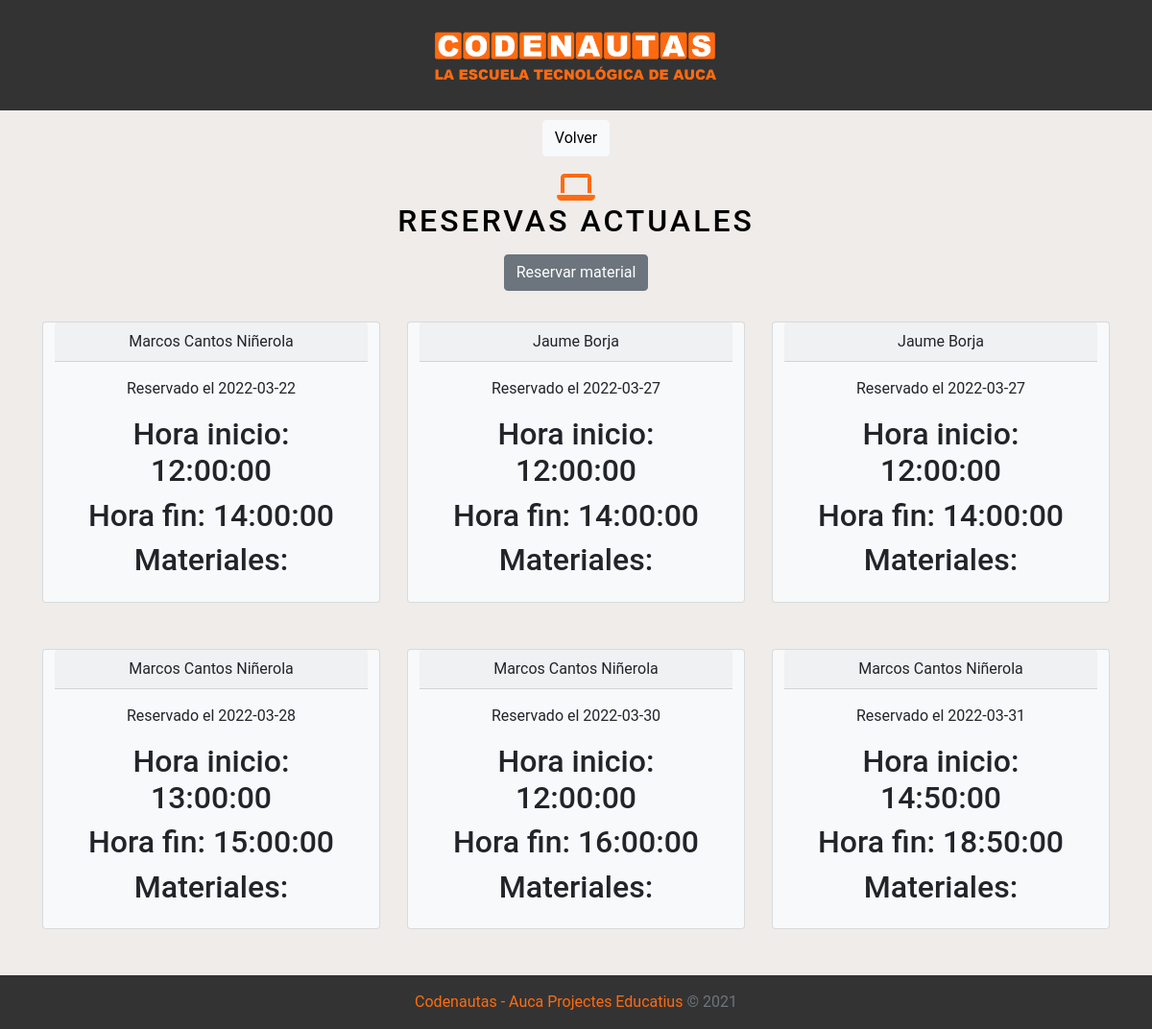
/reservas.php (signed in), run on the app's committed database.
### tables this page shows
CREATE TABLE `usuarios` (
  `id` int(11) NOT NULL,
  `nombre` varchar(200) NOT NULL,
  `apellidos` varchar(400) NOT NULL,
  `email` varchar(200) NOT NULL,
  `password` varchar(400) NOT NULL,
  `rol` varchar(20) NOT NULL
);

### reservas.php (the view, shortened to what this page needs)
<?php
        require 'database.php';
        $fecha_inicio = array();
        $hora_inicio = array();
        $hora_fin = array();
        $id_user = array();
        $select = "SELECT * FROM reservas";
        $query = $conn->query($select);
        $count = $query->rowCount();
        if ($count != 0)
        {
            foreach ($query as $row)
            {
                array_push($fecha_inicio, $row['fecha_inicio']);
                array_push($hora_inicio, $row['hora_inicio']);
                array_push($hora_fin, $row['hora_fin']);
                array_push($id_user, $row['id_user']);
            }
        }
?>
    <!DOCTYPE html>
    <html>
    <head>
        <link href="https://cdn.jsdelivr.net/npm/bootstrap@5.0.2/dist/css/bootstrap.min.css" rel="stylesheet">
        <link rel="stylesheet" type="text/css" href="assets/css/estilo.css">
        <link rel="stylesheet" type="text/css" href="assets/css/avatar.css">
    </head>
    <body id="body-reservas" style="background-color: #efecea; background-size: cover;">
        <?php require('vista/header.php'); ?>
            <div>
                <button type="button" class="btn btn-light" onclick="volver(event)">Volver</button>
            </div>
        <div id="top-reservas">
            <i class="fas fa-solid fa-laptop"></i>
            <h2>Reservas actuales</h2>
            <button type="button" class="btn btn-secondary" onclick="window.location='reservar.php'">Reservar material</button>
        </div>
        <div class="container">
            <div class="row row-cols-1 row-cols-sm-1 row-cols-md-2 row-cols-lg-3">
                <?php
                    for($i = 0; $i < $count; $i++)
                    {
                        $select = "SELECT * FROM usuarios WHERE id = '$id_user[$i]'" ;
                        $query = $conn->query($select);
                        $count2 = $query->rowCount();
                        if($count2 != 0)
                        {
                            foreach ($query as $row)
                            {
                                $nombre = $row['nombre'];
                                $apellidos = $row['apellidos'];
                            }
                            echo "<div class='card text-dark bg-light mb-5 col mx-auto' style='max-width: 22rem;'>";
                                echo "<div class='card-header'>"; echo $nombre." ".$apellidos; echo "</div>";
                                echo "<div class='card-body' id='reserva".$i."'>";
                                    echo "<p class='card-text'>Reservado el "; echo $fecha_inicio[$i]; echo "</p>";
                                    echo "<h5 class='card-title'>Hora inicio: "; echo $hora_inicio[$i]; echo "</h5>";
                                    echo "<h5 class='card-title'>Hora fin: "; echo $hora_fin[$i]; echo "</h5>";
                                    echo "<h5 class='card-title'>Materiales: </h5>";
                                echo "</div>";
                            echo "</div>";
                        }
                    }
                ?>
            </div>
        </div>
        <footer class="page-footer font-small" id="footer-general">
            <div class="container text-center py-3">
            <span class="text-muted"><a href="https://auca.es/" style="">Codenautas - Auca Projectes Educatius</a> © 2021</span>
            </div>
        </footer>
    </body>
    </html>

### vista/header.php (shortened to what this page needs)
<head>
</head>
<body>
	<header>
		<img src="imagenes/codenautas.png" alt="codenautas">
	</header>
</body>

### assets/css/estilo.css (style rules this page uses)
body { margin: 0; padding: 0; font-family: 'Roboto', sans-serif; text-align: center; }
header { padding: 20px; margin-bottom: 10px; width: 100%; text-align: center; background-color: #333; }
header img { width: 20rem; height: auto; }
#footer-general { background-color: #333; width: 100%; }
#footer-general a { text-decoration: none; color: #ff6b10; }
footer a { text-decoration: none; color: #333; }
a { text-decoration: none; color: #ff6b10; }
#top-reservas i { margin-top: 1rem; font-size: 2rem; color: #ff6b10; }
#top-reservas h2 { margin-top: 0; margin-bottom: 1rem; color: black; font-size: 2rem; text-transform: uppercase; letter-spacing: 3px; }
#top-reservas button { margin-bottom: 2rem; }
.card-title { font-size: 2rem; }

### data on the page
usuarios: nombre "Marcos", apellidos "Cantos Niñerola"
usuarios: nombre "Jaume", apellidos "Borja"

### other printed values
$fecha_inicio[$i] "2022-03-22"
$hora_inicio[$i] "12:00:00"
$hora_fin[$i] "14:00:00"
$fecha_inicio[$i] "2022-03-27"
$fecha_inicio[$i] "2022-03-28"
$hora_inicio[$i] "13:00:00"
$hora_fin[$i] "15:00:00"
$fecha_inicio[$i] "2022-03-30"
$hora_fin[$i] "16:00:00"
$fecha_inicio[$i] "2022-03-31"
$hora_inicio[$i] "14:50:00"
$hora_fin[$i] "18:50:00"
